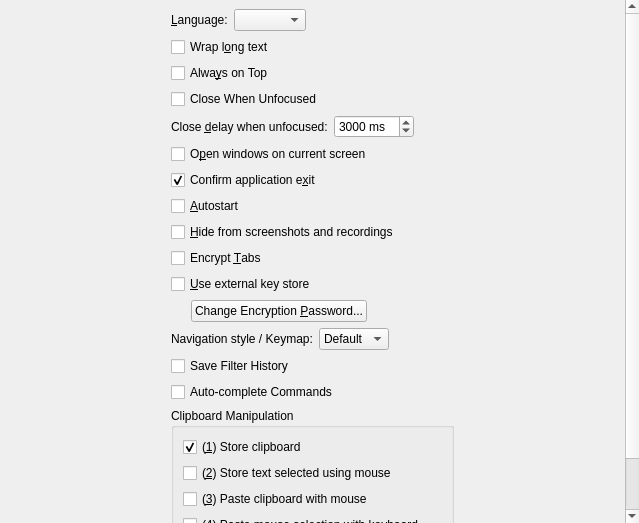
<?xml version="1.0" encoding="UTF-8"?>
<ui version="4.0">
 <class>ConfigTabGeneral</class>
 <widget class="QScrollArea" name="ConfigTabGeneral">
  <property name="geometry">
   <rect>
    <x>0</x>
    <y>0</y>
    <width>639</width>
    <height>523</height>
   </rect>
  </property>
  <property name="frameShape">
   <enum>QFrame::NoFrame</enum>
  </property>
  <property name="widgetResizable">
   <bool>true</bool>
  </property>
  <widget class="QWidget" name="scrollAreaWidgetContents">
   <property name="geometry">
    <rect>
     <x>0</x>
     <y>0</y>
     <width>639</width>
     <height>523</height>
    </rect>
   </property>
   <layout class="QHBoxLayout" name="horizontalLayout_15">
    <item>
     <spacer name="horizontalSpacer_13">
      <property name="orientation">
       <enum>Qt::Horizontal</enum>
      </property>
      <property name="sizeHint" stdset="0">
       <size>
        <width>40</width>
        <height>20</height>
       </size>
      </property>
     </spacer>
    </item>
    <item>
     <layout class="QVBoxLayout" name="verticalLayout_10">
      <item>
       <spacer name="verticalSpacer_3">
        <property name="orientation">
         <enum>Qt::Vertical</enum>
        </property>
        <property name="sizeHint" stdset="0">
         <size>
          <width>20</width>
          <height>40</height>
         </size>
        </property>
       </spacer>
      </item>
      <item>
       <layout class="QHBoxLayout" name="horizontalLayout_5">
        <property name="bottomMargin">
         <number>0</number>
        </property>
        <item>
         <widget class="QLabel" name="label">
          <property name="text">
           <string>&amp;Language:</string>
          </property>
          <property name="buddy">
           <cstring>comboBoxLanguage</cstring>
          </property>
         </widget>
        </item>
        <item>
         <widget class="QComboBox" name="comboBoxLanguage"/>
        </item>
        <item>
         <spacer name="horizontalSpacer_3">
          <property name="orientation">
           <enum>Qt::Horizontal</enum>
          </property>
          <property name="sizeHint" stdset="0">
           <size>
            <width>40</width>
            <height>20</height>
           </size>
          </property>
         </spacer>
        </item>
       </layout>
      </item>
      <item>
       <widget class="QCheckBox" name="checkBoxTextWrap">
        <property name="toolTip">
         <string>Break text if it's too long to fit on line</string>
        </property>
        <property name="text">
         <string>Wrap l&amp;ong text</string>
        </property>
       </widget>
      </item>
      <item>
       <widget class="QCheckBox" name="checkBoxAlwaysOnTop">
        <property name="toolTip">
         <string>Keep main window above other windows</string>
        </property>
        <property name="text">
         <string>Alwa&amp;ys on Top</string>
        </property>
       </widget>
      </item>
      <item>
       <widget class="QCheckBox" name="checkBoxCloseOnUnfocus">
        <property name="toolTip">
         <string>Close main window when other application has focus</string>
        </property>
        <property name="text">
         <string>Close When Unfocused</string>
        </property>
       </widget>
      </item>
      <item>
       <layout class="QHBoxLayout" name="horizontalLayoutCloseOnUnfocusDelay">
        <item>
         <widget class="QLabel" name="labelCloseOnUnfocusDelay">
          <property name="text">
           <string>Close &amp;delay when unfocused:</string>
          </property>
          <property name="buddy">
           <cstring>spinBoxCloseOnUnfocusDelay</cstring>
          </property>
         </widget>
        </item>
        <item>
         <widget class="QSpinBox" name="spinBoxCloseOnUnfocusDelay">
          <property name="toolTip">
           <string>How long to wait after the main window loses focus before closing it</string>
          </property>
          <property name="suffix">
           <string notr="true"> ms</string>
          </property>
          <property name="maximum">
           <number>60000</number>
          </property>
          <property name="singleStep">
           <number>100</number>
          </property>
          <property name="value">
           <number>3000</number>
          </property>
         </widget>
        </item>
        <item>
         <spacer name="horizontalSpacerCloseOnUnfocusDelay">
          <property name="orientation">
           <enum>Qt::Horizontal</enum>
          </property>
          <property name="sizeHint" stdset="0">
           <size>
            <width>40</width>
            <height>20</height>
           </size>
          </property>
         </spacer>
        </item>
       </layout>
      </item>
      <item>
       <widget class="QCheckBox" name="checkBoxOpenWindowsOnCurrentScreen">
        <property name="toolTip">
         <string>Enable to open windows on current screen. Disable to open windows where they were last closed</string>
        </property>
        <property name="text">
         <string>O&amp;pen windows on current screen</string>
        </property>
       </widget>
      </item>
      <item>
       <widget class="QCheckBox" name="checkBoxConfirmExit">
        <property name="toolTip">
         <string>Confirm application exit</string>
        </property>
        <property name="text">
         <string>Confirm application e&amp;xit</string>
        </property>
        <property name="checked">
         <bool>true</bool>
        </property>
       </widget>
      </item>
      <item>
       <widget class="QCheckBox" name="checkBoxAutostart">
        <property name="toolTip">
         <string>Run the application on system startup</string>
        </property>
        <property name="text">
         <string>&amp;Autostart</string>
        </property>
       </widget>
      </item>
      <item>
       <widget class="QCheckBox" name="checkBoxPreventScreenCapture">
        <property name="toolTip">
         <string>Prevent capturing app windows in screenshots and recordings</string>
        </property>
        <property name="text">
         <string>&amp;Hide from screenshots and recordings</string>
        </property>
       </widget>
      </item>
      <item>
       <widget class="QCheckBox" name="checkBoxEncryptTabs">
        <property name="toolTip">
         <string>Encrypt tab data on disk (requires password to be set)</string>
        </property>
        <property name="text">
         <string>Encrypt &amp;Tabs</string>
        </property>
       </widget>
      </item>
      <item>
       <widget class="QCheckBox" name="checkBoxUseKeychain">
        <property name="toolTip">
         <string>Use an available external key store for the encryption password (Windows Credential Store, macOS Keychain, GNOME Keyring, KWallet)</string>
        </property>
        <property name="text">
         <string>&amp;Use external key store</string>
        </property>
       </widget>
      </item>
      <item>
       <layout class="QHBoxLayout" name="horizontalLayoutChangePassword">
        <item>
         <spacer name="horizontalSpacerChangePasswordIndent">
          <property name="orientation">
           <enum>Qt::Horizontal</enum>
          </property>
          <property name="sizeType">
           <enum>QSizePolicy::Fixed</enum>
          </property>
          <property name="sizeHint" stdset="0">
           <size>
            <width>20</width>
            <height>20</height>
           </size>
          </property>
         </spacer>
        </item>
        <item>
         <widget class="QPushButton" name="pushButtonChangeEncryptionPassword">
          <property name="toolTip">
           <string>Change the password used to encrypt tab data</string>
          </property>
          <property name="text">
           <string>Change Encryption &amp;Password...</string>
          </property>
         </widget>
        </item>
        <item>
         <spacer name="horizontalSpacerChangePassword">
          <property name="orientation">
           <enum>Qt::Horizontal</enum>
          </property>
          <property name="sizeHint" stdset="0">
           <size>
            <width>40</width>
            <height>20</height>
           </size>
          </property>
         </spacer>
        </item>
       </layout>
      </item>
      <item>
       <layout class="QHBoxLayout" name="horizontalLayoutNavigationStyle">
        <property name="bottomMargin">
         <number>0</number>
        </property>
        <item>
         <widget class="QLabel" name="label_nav_style">
          <property name="text">
           <string>Navigation style / Keymap:</string>
          </property>
          <property name="buddy">
           <cstring>comboBoxNavigationStyle</cstring>
          </property>
         </widget>
        </item>
        <item>
         <widget class="QComboBox" name="comboBoxNavigationStyle">
          <property name="toolTip">
           <string>Support for Vi navigation (keys H, J, K, L, / and more) and Emacs navigation (Ctrl+N, P, V and more)</string>
          </property>
          <item>
           <property name="text">
            <string>Default</string>
           </property>
          </item>
          <item>
           <property name="text">
            <string>Vi</string>
           </property>
          </item>
          <item>
           <property name="text">
            <string>Emacs</string>
           </property>
          </item>
         </widget>
        </item>
        <item>
         <spacer name="horizontalSpacerNavigationStyle">
          <property name="orientation">
           <enum>Qt::Horizontal</enum>
          </property>
          <property name="sizeHint" stdset="0">
           <size>
            <width>40</width>
            <height>20</height>
           </size>
          </property>
         </spacer>
        </item>
       </layout>
      </item>
      <item>
       <widget class="QCheckBox" name="checkBoxSaveFilterHistory">
        <property name="toolTip">
         <string>Save and restore history of item filters</string>
        </property>
        <property name="text">
         <string>Save Filter History</string>
        </property>
       </widget>
      </item>
      <item>
       <widget class="QCheckBox" name="checkBoxAutocompleteCommands">
        <property name="toolTip">
         <string>Automatically show popup to complete function, type and variable names in commands</string>
        </property>
        <property name="text">
         <string>Auto-complete Commands</string>
        </property>
       </widget>
      </item>
      <item>
       <widget class="QGroupBox" name="groupBox">
        <property name="title">
         <string>Clipboard Manipulation</string>
        </property>
        <property name="flat">
         <bool>false</bool>
        </property>
        <property name="checkable">
         <bool>false</bool>
        </property>
        <layout class="QGridLayout" name="gridLayout_8">
         <item row="3" column="0">
          <widget class="QCheckBox" name="checkBoxCopyClip">
           <property name="toolTip">
            <string>Allow to paste copied content the same way as mouse selections (usually by pressing middle mouse button)</string>
           </property>
           <property name="text">
            <string>(&amp;3) Paste clipboard with mouse</string>
           </property>
          </widget>
         </item>
         <item row="4" column="0">
          <widget class="QCheckBox" name="checkBoxCopySel">
           <property name="toolTip">
            <string>Allow to paste mouse selections using shortcut (usually Ctrl+V or Shift+Insert)</string>
           </property>
           <property name="text">
            <string>(&amp;4) Paste mouse selection with keyboard</string>
           </property>
          </widget>
         </item>
         <item row="0" column="0">
          <widget class="QCheckBox" name="checkBoxClip">
           <property name="toolTip">
            <string>Save clipboard in history</string>
           </property>
           <property name="text">
            <string>(&amp;1) Store clipboard</string>
           </property>
           <property name="checked">
            <bool>true</bool>
           </property>
          </widget>
         </item>
         <item row="2" column="0">
          <widget class="QCheckBox" name="checkBoxSel">
           <property name="toolTip">
            <string>Save text selected with mouse (primary selection) in history</string>
           </property>
           <property name="text">
            <string>(&amp;2) Store text selected using mouse</string>
           </property>
          </widget>
         </item>
         <item row="5" column="0">
          <widget class="QCheckBox" name="checkBoxRunSel">
           <property name="text">
            <string>(&amp;5) Run automatic commands on selection</string>
           </property>
          </widget>
         </item>
        </layout>
       </widget>
      </item>
      <item>
       <spacer name="verticalSpacer">
        <property name="orientation">
         <enum>Qt::Vertical</enum>
        </property>
        <property name="sizeHint" stdset="0">
         <size>
          <width>20</width>
          <height>40</height>
         </size>
        </property>
       </spacer>
      </item>
     </layout>
    </item>
    <item>
     <spacer name="horizontalSpacer_12">
      <property name="orientation">
       <enum>Qt::Horizontal</enum>
      </property>
      <property name="sizeHint" stdset="0">
       <size>
        <width>40</width>
        <height>20</height>
       </size>
      </property>
     </spacer>
    </item>
   </layout>
  </widget>
 </widget>
 <tabstops>
  <tabstop>comboBoxLanguage</tabstop>
  <tabstop>checkBoxTextWrap</tabstop>
  <tabstop>checkBoxAlwaysOnTop</tabstop>
  <tabstop>checkBoxCloseOnUnfocus</tabstop>
  <tabstop>checkBoxOpenWindowsOnCurrentScreen</tabstop>
  <tabstop>checkBoxConfirmExit</tabstop>
  <tabstop>checkBoxAutostart</tabstop>
  <tabstop>checkBoxEncryptTabs</tabstop>
  <tabstop>checkBoxUseKeychain</tabstop>
  <tabstop>pushButtonChangeEncryptionPassword</tabstop>
  <tabstop>comboBoxNavigationStyle</tabstop>
  <tabstop>checkBoxSaveFilterHistory</tabstop>
  <tabstop>checkBoxAutocompleteCommands</tabstop>
  <tabstop>checkBoxClip</tabstop>
  <tabstop>checkBoxSel</tabstop>
  <tabstop>checkBoxCopyClip</tabstop>
  <tabstop>checkBoxCopySel</tabstop>
  <tabstop>checkBoxRunSel</tabstop>
 </tabstops>
 <resources/>
 <connections/>
</ui>
